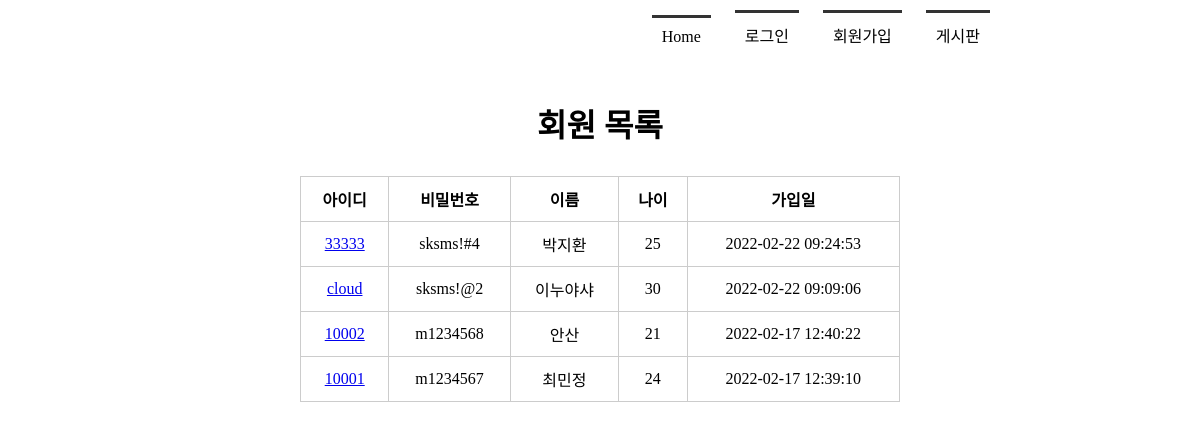
Before: /memberlist/ with the older database file.
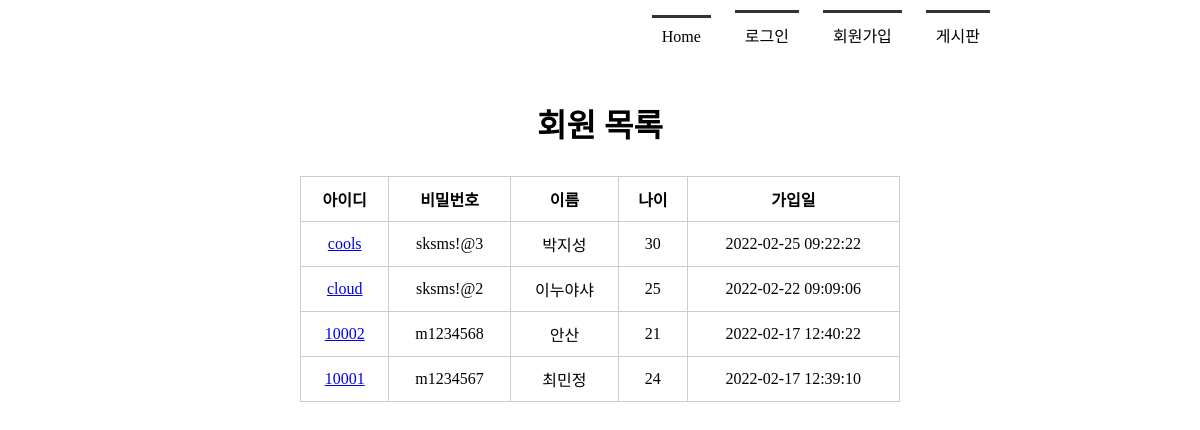
After: the same page with the newer database file.
### tables this page shows
CREATE TABLE member(
            mid char(5) PRIMARY KEY,
            passwd  char(8) NOT NULL,
            name    text NOT NULL,
            age integer,
            regDate timestamp date DEFAULT (datetime('now', 'localtime'))
        );

### app.py (the view)
@app.route('/memberlist/')
def memberlist():
    rs = select_member()
    return render_template("memberlist.html", rs=rs)

### model/model_member.py (called while the page is built)
def getconn():
    conn = sqlite3.connect("./member.db")
    return conn

def select_member():
    conn = getconn()
    cur = conn.cursor()
    sql = "SELECT * FROM member ORDER BY regDate DESC"
    cur.execute(sql)
    rs = cur.fetchall()
    conn.close()
    return rs

### templates/memberlist.html (shortened to what this page needs)
<!DOCTYPE html>
<html lang="en">
<head>
    <link rel ="stylesheet" href="{{ url_for('static', filename= 'style.css') }}">
</head>
<body>
     <div id="container">
         {% include 'navbar.html' %}
         <section>
             <h1>회원 목록</h1>
             <table>
                 <tr>
                     <th>아이디</th><th>비밀번호</th><th>이름</th><th>나이</th><th>가입일</th>
                 </tr>
                 {% for i in rs %}
                 <tr>
                     <td><a href="{{ url_for('member_view', id=i[0]) }}">{{ i[0] }}</a></td>
                     <td>{{ i[1] }}</td>
                     <td>{{ i[2] }}</td>
                     <td>{{ i[3] }}</td>
                     <td>{{ i[4] }}</td>
                 </tr>
                 {% endfor %}
             </table>
         </section>
     </div>
</body>
</html>

### templates/navbar.html
<header>
        <nav>
            <ul>
                {% if session %}
                    <li><a href="{{ url_for('index') }}">Home</a></li>
                    <li><a href="{{ url_for('logout') }}">({{ session['userID'] }}님)로그아웃</a></li>
                    <li><a href="{{ url_for('memberlist') }}">회원목록</a></li>
                    <li><a href="{{ url_for('boardlist') }}">게시판</a></li>
                {% else %}
                    <li><a href="{{ url_for('index') }}">Home</a></li>
                    <li><a href="{{ url_for('login') }}">로그인</a></li>
                    <li><a href="{{ url_for('register') }}">회원가입</a></li>
                    <li><a href="{{ url_for('boardlist') }}">게시판</a></li>
                {% endif %}
            </ul>
        </nav>
</header>

### static/style.css (style rules this page uses)
* { margin : 0; padding: 0; }
#container { width: 1000px; margin: 0 auto; }
header { height: 100px; }
nav ul { list-style: none; text-align: right; margin-right: 100px; }
nav ul li { display: inline-block; margin: 10px; border-top: 3px solid #333; padding: 10px; }
nav ul li a { text-decoration: none; color: #000; }
section { text-align: center; }
section h1 { font-size: 2em; margin-bottom: 30px; }
section table { width: 600px; margin: 0 auto; border-collapse: collapse; }
section table, th, td { border: 1px solid #ccc; padding: 10px }

Changed rows visible on the page:
removed member: mid "33333", passwd "sksms!#4", name "박지환", age "25", regDate "2022-02-22 09:24:53"
added member: mid "cools", passwd "sksms!@3", name "박지성", age "30", regDate "2022-02-25 09:22:22"
changed member "cloud": age "30" → "25"
